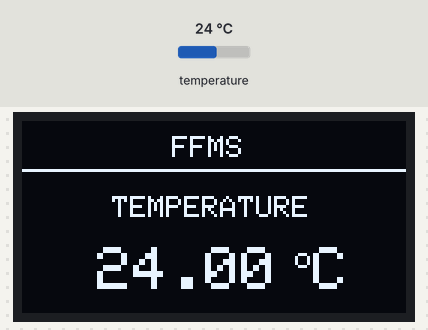
Simulated run of this sketch. Board: Arduino Uno, built with avr-gcc and run on an emulated ATmega328P. Shown: 128×64 one-colour display. Inputs (shaded band) come from the test bench; at power-on: temperature 24 °C. What the sketch prints to the serial monitor is not drawn.

Above: at 3.4 s.
3.5 s: temperature set to 12 °C
At 6.3 s:
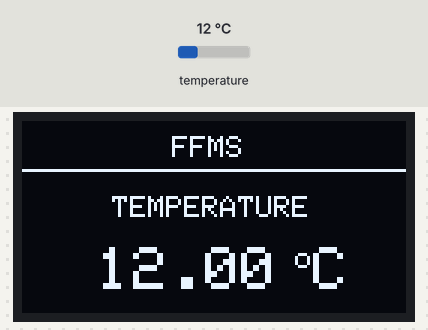
6.6 s: temperature set to 19 °C
At 8.1 s:
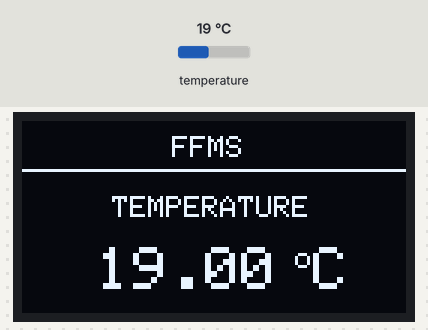
9.7 s: temperature set to 28 °C
At 10.8 s:
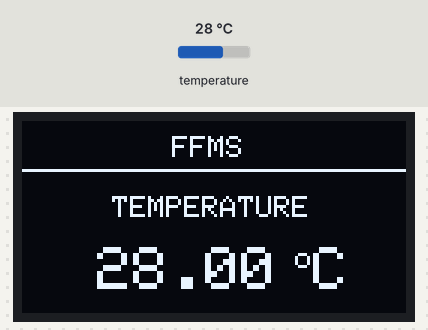
Timing chart, 0 to 12.7 s (numbered marks = the images above; inputs shaded):
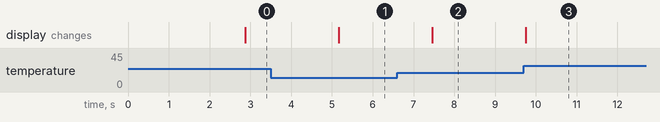

Measured:
- after the input at 3.5 s, the display: changes after 1.7 s (image 1)
- after the input at 6.6 s, the display: changes after 0.86 s (image 2)
- after the input at 9.7 s, the display: changes after 0.05 s (image 3)

The sketch:

tempfunc.ino
```cpp
#include <Wire.h>
#include <Adafruit_GFX.h>
#include <Adafruit_SSD1306.h>
#include <OneWire.h>
#include <DallasTemperature.h>
#include <Adafruit_SH110X.h>

// OLED Configuration
#define SCREEN_WIDTH 128
#define SCREEN_HEIGHT 64
#define OLED_RESET -1
Adafruit_SH1106G display(SCREEN_WIDTH, SCREEN_HEIGHT, &Wire, OLED_RESET);

// DS18B20 Configuration
#define ONE_WIRE_BUS 4 // Pin where DS18B20 Data wire is connected
OneWire oneWire(ONE_WIRE_BUS);
DallasTemperature sensors(&oneWire);

void setup()
{
    Serial.begin(115200);

    // Start OLED
    if (!display.begin(0x3C, true)) {
      Serial.println("OLED connection failed");
      for (;;);
    }

    // Start Sensor
    sensors.begin();

    // Initial Splash Screen
    display.clearDisplay();
    display.setTextColor(WHITE);
    display.setTextSize(1);
    display.setCursor(40, 15);
    display.println("Fish Farm");
    display.setCursor(15, 30);
    display.println("Monitoring System");
    display.display();
    delay(2000); // Show branding for 2 seconds
}

void loop()
{
    sensors.requestTemperatures();
    float tempC = sensors.getTempCByIndex(0);

    // --- Serial Monitor ---
    Serial.print("Fish Farm Monitoring System Reading: ");
    if (tempC == -127.00)
    {
        Serial.println("Error: Sensor Disconnected");
    }
    else
    {
        Serial.print(tempC);
        Serial.println(" C");
    }

    // --- OLED Display ---
    display.clearDisplay();

    // Top Branding
    display.setTextSize(1);
    display.setCursor(50, 5);
    display.println("FFMS");
    display.drawFastHLine(0, 16, 128, WHITE); // Simple clean separator line

    // Main Temperature Value
    if (tempC == -127.00)
    {
        display.setTextSize(1);
        display.setCursor(20, 35);
        display.println("SENSOR ERROR!");
    }
    else
    {
        display.setTextSize(1);
        display.setCursor(30, 25);
        display.println("TEMPERATURE");

        display.setTextSize(2);
        display.setCursor(25, 42);
        display.print(tempC);
        display.setTextSize(1);
        display.print(" o"); // Degree symbol
        display.setTextSize(2);
        display.print("C");
    }

    display.display();
    delay(1500); // Refresh every 0.5 seconds
}
```
